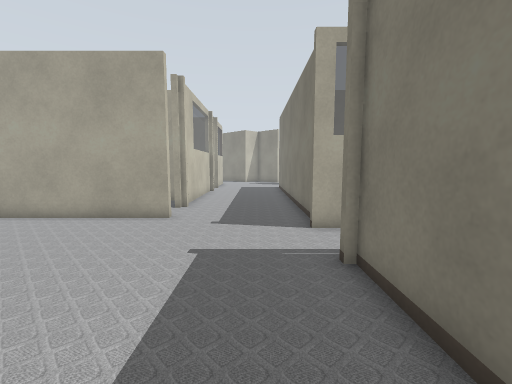
view 1 (above)

17 first-person views from a walk through a robot-simulator world made for Gazebo. The camera is 0.94 m above the floor, tilts 6° down and sees 90° across. The lines on the ground mark 1 m squares. The floor is counted in squares, 0.5 m on a side. Each view is taken from the middle of a square. On the plan, view 1 faces up. The plan holds only what a view shows up to about 15 squares ahead; the rest is blank. The place goes on beyond the plan. Some stock models are drawn as simple stand-ins.

view 2
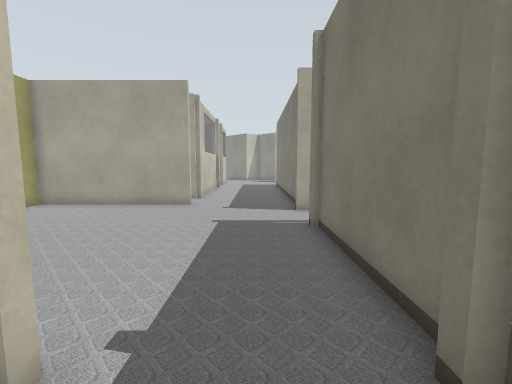

view 3
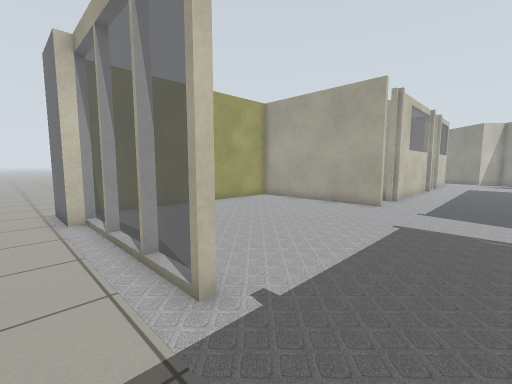

view 4
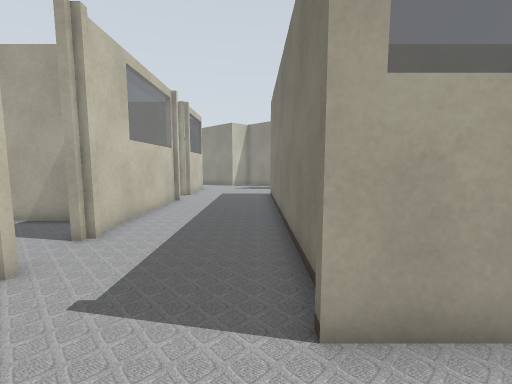

view 5
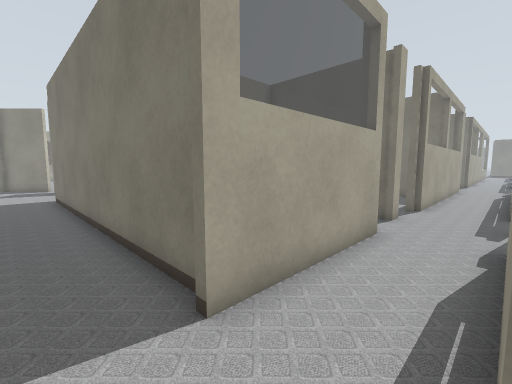

view 6
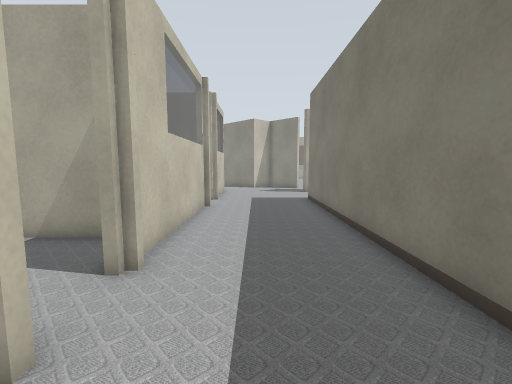

view 7
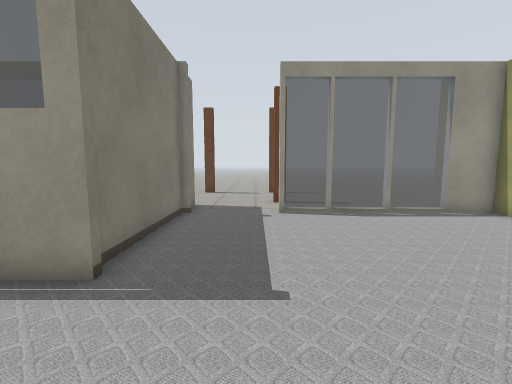

view 8
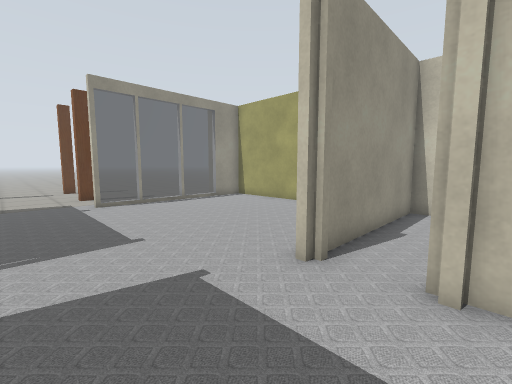

view 9
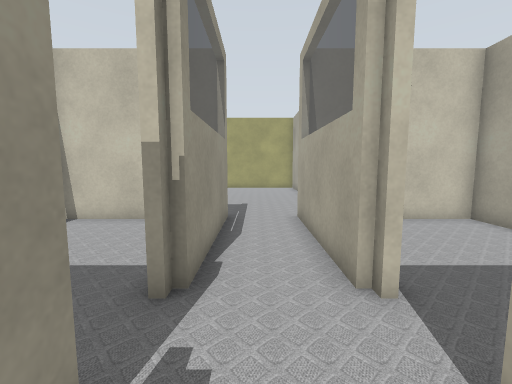

view 10
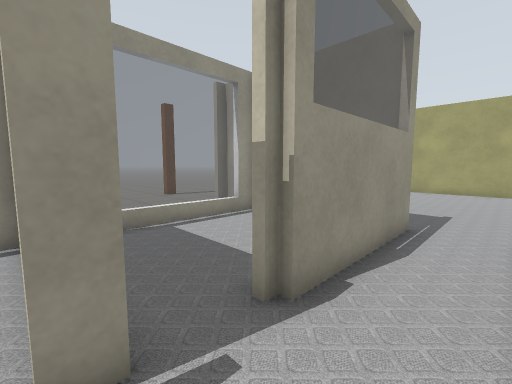

view 11
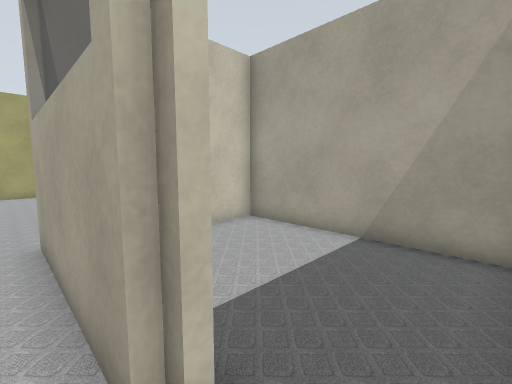

view 12
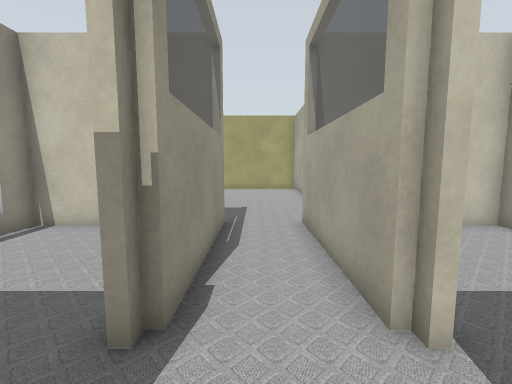

view 13
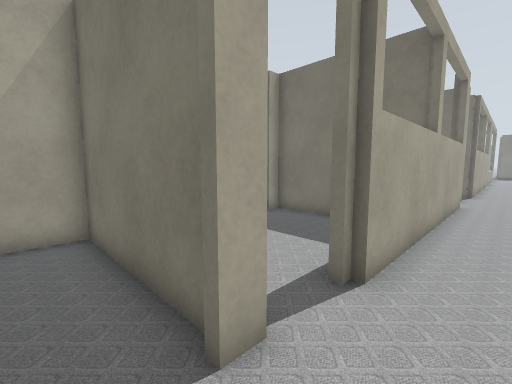

view 14
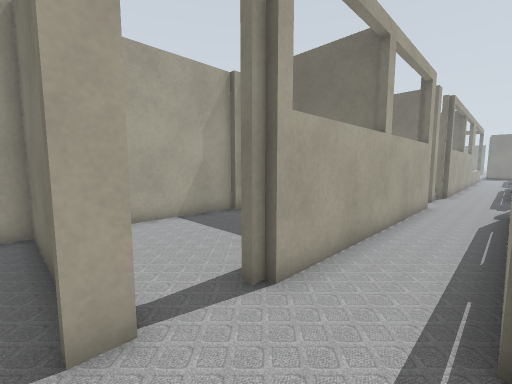

view 15
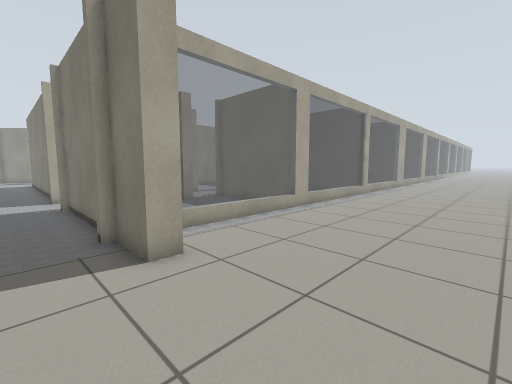

view 16
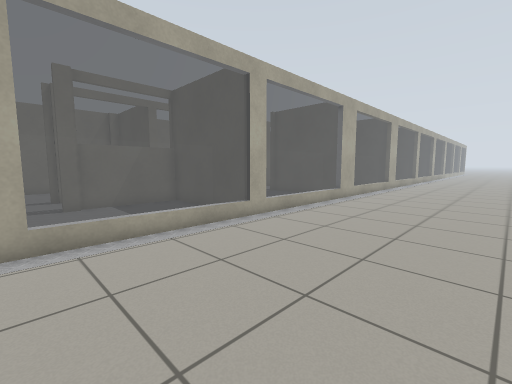

view 17
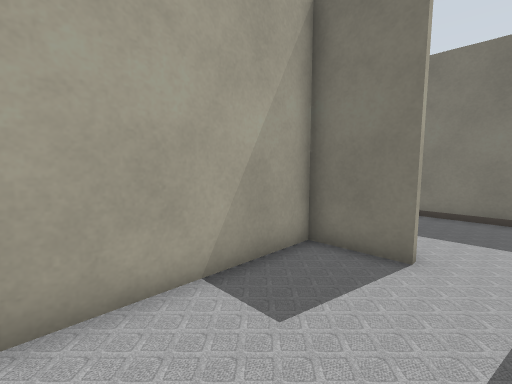

### Floor plan
Key: @ floor where view 1 was taken; # wall or solid block; . floor; = window, fence, low wall or low ledge; T thing the floor can be seen under or through.
Columns run from 9 left of view 1 to 29 right of it. Each row starts with its distance up from view 1.
 24          ..
 23          ...
 22          ...
 21     ###....#
 20       .....#
 19       #....#
 18      ##....#
 17       #....#
 16       #....#
 15       #....#
 14 #######....##     ########
 13 .....##....######### ....##
 12 .....##....#...... #......#
 11  ..........#...... #......#
 10 ...........# ..... #......#       #
  9 ######.....#  .... #......#       #
  8 ...........######.##.########### ##.##
  7 .....................................
  6 .....................................
  5 ...........####TTT...######     ....
  4 ...........#   .T T#......#
  3 ...........# ..... #......#
  2 ...........#...... #......#
  1 ...........#...... #      #
  0 .........@.#...... #      #
 -1 #=======...##======#======#======##
 -2 #..........#.......................
 -3 ...........#.......................
 -4 .......#............................
 -5 .....................................
 -6         ..............................
 -7          ..............................
 -8          ..............................

Positions as (right, up) in squares from view 1, and headings:
1: (0, 0), facing up
2: (0, -3), facing up
3: (1, -3), facing up-left
4: (1, 5), facing up
5: (0, 5), facing up-right
6: (-1, 7), facing up
7: (-1, 9), facing down
8: (1, 12), facing down-left
9: (11, 6), facing left
10: (10, 7), facing down-left
11: (9, 7), facing up-left
12: (10, 6), facing left
13: (8, 6), facing up-right
14: (9, 5), facing up-right
15: (0, -8), facing up-right
16: (10, -8), facing up-right
17: (-9, 10), facing up-right
